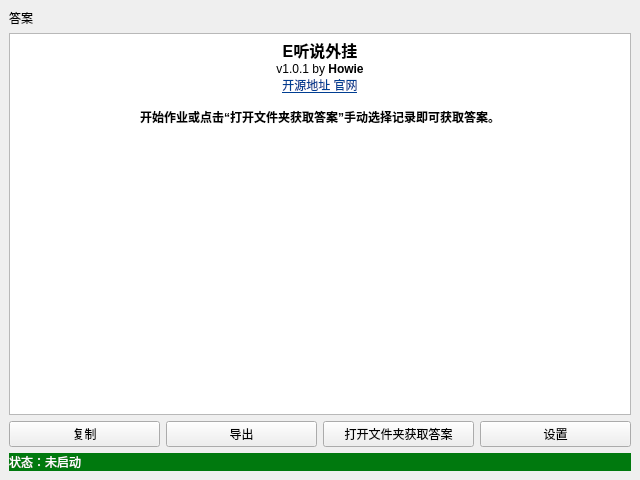
<?xml version="1.0" encoding="UTF-8"?>
<ui version="4.0">
 <class>MainWindow</class>
 <widget class="QMainWindow" name="MainWindow">
  <property name="geometry">
   <rect>
    <x>0</x>
    <y>0</y>
    <width>640</width>
    <height>480</height>
   </rect>
  </property>
  <property name="font">
   <font>
    <family>微软雅黑</family>
    <bold>false</bold>
   </font>
  </property>
  <property name="windowTitle">
   <string>E听说外挂</string>
  </property>
  <property name="windowIcon">
   <iconset resource="main.qrc">
    <normaloff>:/main/icon.ico</normaloff>:/main/icon.ico</iconset>
  </property>
  <property name="styleSheet">
   <string notr="true"/>
  </property>
  <widget class="QWidget" name="centralwidget">
   <property name="font">
    <font>
     <family>Microsoft YaHei UI</family>
     <pointsize>9</pointsize>
    </font>
   </property>
   <layout class="QGridLayout" name="gridLayout">
    <item row="0" column="0">
     <widget class="QLabel" name="label">
      <property name="text">
       <string>答案</string>
      </property>
     </widget>
    </item>
    <item row="3" column="0">
     <layout class="QHBoxLayout" name="horizontalLayout">
      <item>
       <widget class="QPushButton" name="copyBtn">
        <property name="text">
         <string>复制</string>
        </property>
       </widget>
      </item>
      <item>
       <widget class="QPushButton" name="exportBtn">
        <property name="text">
         <string>导出</string>
        </property>
       </widget>
      </item>
      <item>
       <widget class="QPushButton" name="openFolderBtn">
        <property name="text">
         <string>打开文件夹获取答案</string>
        </property>
       </widget>
      </item>
      <item>
       <widget class="QPushButton" name="settingsBtn">
        <property name="text">
         <string>设置</string>
        </property>
       </widget>
      </item>
     </layout>
    </item>
    <item row="1" column="0">
     <widget class="QTextBrowser" name="textBrowser">
      <property name="styleSheet">
       <string notr="true">QMainWindow{
                background-color:#fff
                }</string>
      </property>
      <property name="html">
       <string>&lt;!DOCTYPE HTML PUBLIC &quot;-//W3C//DTD HTML 4.0//EN&quot; &quot;http://www.w3.org/TR/REC-html40/strict.dtd&quot;&gt;
&lt;html&gt;&lt;head&gt;&lt;meta name=&quot;qrichtext&quot; content=&quot;1&quot; /&gt;&lt;meta charset=&quot;utf-8&quot; /&gt;&lt;style type=&quot;text/css&quot;&gt;
p, li { white-space: pre-wrap; }
hr { height: 1px; border-width: 0; }
li.unchecked::marker { content: &quot;\2610&quot;; }
li.checked::marker { content: &quot;\2612&quot;; }
&lt;/style&gt;&lt;/head&gt;&lt;body style=&quot; font-family:'Microsoft YaHei UI'; font-size:9pt; font-weight:400; font-style:normal;&quot;&gt;
&lt;p align=&quot;center&quot; style=&quot; margin-top:0px; margin-bottom:0px; margin-left:0px; margin-right:0px; -qt-block-indent:0; text-indent:0px;&quot;&gt;&lt;img src=&quot;:/main/icon.ico&quot; /&gt;&lt;/p&gt;
&lt;p align=&quot;center&quot; style=&quot; margin-top:0px; margin-bottom:0px; margin-left:0px; margin-right:0px; -qt-block-indent:0; text-indent:0px;&quot;&gt;&lt;span style=&quot; font-size:12pt; font-weight:700;&quot;&gt;E听说外挂&lt;/span&gt;&lt;/p&gt;
&lt;p align=&quot;center&quot; style=&quot; margin-top:0px; margin-bottom:0px; margin-left:0px; margin-right:0px; -qt-block-indent:0; text-indent:0px;&quot;&gt;v1.0.1 by &lt;span style=&quot; font-weight:700;&quot;&gt;Howie&lt;/span&gt;&lt;/p&gt;
&lt;p align=&quot;center&quot; style=&quot; margin-top:0px; margin-bottom:0px; margin-left:0px; margin-right:0px; -qt-block-indent:0; text-indent:0px;&quot;&gt;&lt;a href=&quot;https://github.com/Howie114514/EtsAnswerCracker&quot;&gt;&lt;span style=&quot; text-decoration: underline; color:#003e92;&quot;&gt;开源地址 &lt;/span&gt;&lt;/a&gt;&lt;a href=&quot;https://Howie114514.github.io/etsac&quot;&gt;&lt;span style=&quot; text-decoration: underline; color:#003e92;&quot;&gt;官网&lt;/span&gt;&lt;/a&gt;&lt;/p&gt;
&lt;p style=&quot;-qt-paragraph-type:empty; margin-top:0px; margin-bottom:0px; margin-left:0px; margin-right:0px; -qt-block-indent:0; text-indent:0px; text-decoration: underline; color:#003e92;&quot;&gt;&lt;br /&gt;&lt;/p&gt;
&lt;p align=&quot;center&quot; style=&quot; margin-top:0px; margin-bottom:0px; margin-left:0px; margin-right:0px; -qt-block-indent:0; text-indent:0px;&quot;&gt;&lt;span style=&quot; font-weight:700;&quot;&gt;开始作业或点击“打开文件夹获取答案”手动选择记录即可获取答案。&lt;/span&gt;&lt;/p&gt;&lt;/body&gt;&lt;/html&gt;</string>
      </property>
     </widget>
    </item>
    <item row="6" column="0">
     <widget class="QLabel" name="status_lb">
      <property name="styleSheet">
       <string notr="true">color:#fff;
background-color: rgb(0, 121, 14);</string>
      </property>
      <property name="text">
       <string>状态：未启动</string>
      </property>
     </widget>
    </item>
   </layout>
  </widget>
 </widget>
 <resources>
  <include location="main.qrc"/>
 </resources>
 <connections/>
</ui>
